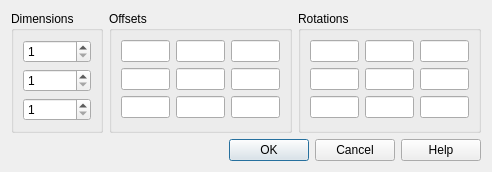
<?xml version="1.0" encoding="UTF-8"?>
<ui version="4.0">
 <class>swArrayDialog</class>
 <widget class="QDialog" name="swArrayDialog">
  <property name="whatsThis">
   <string>&lt;p&gt;&lt;b&gt;Array&lt;/b&gt;&lt;/p&gt;&lt;p&gt;Create repeated copies of the selected pieces using up to three array dimensions. Each row defines a count, an offset, and a rotation increment.&lt;/p&gt;&lt;p&gt;Counts include the original selection. For example, counts of 3, 2, and 1 create five new copies of each selected piece. Set an offset or rotation to keep copies from overlapping.&lt;/p&gt;</string>
  </property>
  <property name="geometry">
   <rect>
    <x>0</x>
    <y>0</y>
    <width>492</width>
    <height>156</height>
   </rect>
  </property>
  <property name="windowTitle">
   <string>Array</string>
  </property>
  <layout class="QVBoxLayout" name="verticalLayout">
   <item>
    <layout class="QHBoxLayout" name="horizontalLayout">
     <item>
      <widget class="QGroupBox" name="groupBox_4">
       <property name="whatsThis">
        <string>&lt;p&gt;&lt;b&gt;Dimensions&lt;/b&gt;&lt;/p&gt;&lt;p&gt;Each row controls one array dimension, with a count from 1 to 1000. The product of the three counts includes the original selection. A count of 1 adds no copies along that dimension.&lt;/p&gt;</string>
       </property>
       <property name="title">
        <string>Dimensions</string>
       </property>
       <layout class="QGridLayout" name="gridLayout_8">
        <item row="0" column="0">
         <layout class="QGridLayout" name="gridLayout_9">
          <item row="2" column="0">
           <widget class="QSpinBox" name="count3">
            <property name="toolTip">
             <string>Number of positions in dimension 3, including the original.</string>
            </property>
            <property name="accessibleName">
             <string>Dimension 3 count</string>
            </property>
            <property name="minimum">
             <number>1</number>
            </property>
            <property name="maximum">
             <number>1000</number>
            </property>
           </widget>
          </item>
          <item row="0" column="0">
           <widget class="QSpinBox" name="count1">
            <property name="toolTip">
             <string>Number of positions in dimension 1, including the original.</string>
            </property>
            <property name="accessibleName">
             <string>Dimension 1 count</string>
            </property>
            <property name="minimum">
             <number>1</number>
            </property>
            <property name="maximum">
             <number>1000</number>
            </property>
           </widget>
          </item>
          <item row="1" column="0">
           <widget class="QSpinBox" name="count2">
            <property name="toolTip">
             <string>Number of positions in dimension 2, including the original.</string>
            </property>
            <property name="accessibleName">
             <string>Dimension 2 count</string>
            </property>
            <property name="minimum">
             <number>1</number>
            </property>
            <property name="maximum">
             <number>1000</number>
            </property>
           </widget>
          </item>
         </layout>
        </item>
       </layout>
      </widget>
     </item>
     <item>
      <widget class="QGroupBox" name="groupBox_5">
       <property name="whatsThis">
        <string>&lt;p&gt;&lt;b&gt;Offsets&lt;/b&gt;&lt;/p&gt;&lt;p&gt;Each row sets the X, Y, and Z displacement per step in the corresponding array dimension. Values use the model axes and LDraw units; 20 units equal one stud width. Negative values reverse the direction.&lt;/p&gt;&lt;p&gt;For a straight row spaced one stud apart along X, use a count greater than 1 and an X offset of 20 in the same row.&lt;/p&gt;</string>
       </property>
       <property name="title">
        <string>Offsets</string>
       </property>
       <layout class="QGridLayout" name="gridLayout_10">
        <item row="0" column="1">
         <widget class="QLineEdit" name="offset1y">
          <property name="toolTip">
           <string>Y offset per step in dimension 1, in LDraw units.</string>
          </property>
          <property name="accessibleName">
           <string>Dimension 1 Y offset</string>
          </property>
         </widget>
        </item>
        <item row="1" column="0">
         <widget class="QLineEdit" name="offset2x">
          <property name="toolTip">
           <string>X offset per step in dimension 2, in LDraw units.</string>
          </property>
          <property name="accessibleName">
           <string>Dimension 2 X offset</string>
          </property>
         </widget>
        </item>
        <item row="0" column="0">
         <widget class="QLineEdit" name="offset1x">
          <property name="toolTip">
           <string>X offset per step in dimension 1, in LDraw units.</string>
          </property>
          <property name="accessibleName">
           <string>Dimension 1 X offset</string>
          </property>
         </widget>
        </item>
        <item row="2" column="0">
         <widget class="QLineEdit" name="offset3x">
          <property name="toolTip">
           <string>X offset per step in dimension 3, in LDraw units.</string>
          </property>
          <property name="accessibleName">
           <string>Dimension 3 X offset</string>
          </property>
         </widget>
        </item>
        <item row="0" column="2">
         <widget class="QLineEdit" name="offset1z">
          <property name="toolTip">
           <string>Z offset per step in dimension 1, in LDraw units.</string>
          </property>
          <property name="accessibleName">
           <string>Dimension 1 Z offset</string>
          </property>
         </widget>
        </item>
        <item row="1" column="1">
         <widget class="QLineEdit" name="offset2y">
          <property name="toolTip">
           <string>Y offset per step in dimension 2, in LDraw units.</string>
          </property>
          <property name="accessibleName">
           <string>Dimension 2 Y offset</string>
          </property>
         </widget>
        </item>
        <item row="2" column="1">
         <widget class="QLineEdit" name="offset3y">
          <property name="toolTip">
           <string>Y offset per step in dimension 3, in LDraw units.</string>
          </property>
          <property name="accessibleName">
           <string>Dimension 3 Y offset</string>
          </property>
         </widget>
        </item>
        <item row="1" column="2">
         <widget class="QLineEdit" name="offset2z">
          <property name="toolTip">
           <string>Z offset per step in dimension 2, in LDraw units.</string>
          </property>
          <property name="accessibleName">
           <string>Dimension 2 Z offset</string>
          </property>
         </widget>
        </item>
        <item row="2" column="2">
         <widget class="QLineEdit" name="offset3z">
          <property name="toolTip">
           <string>Z offset per step in dimension 3, in LDraw units.</string>
          </property>
          <property name="accessibleName">
           <string>Dimension 3 Z offset</string>
          </property>
         </widget>
        </item>
       </layout>
      </widget>
     </item>
     <item>
      <widget class="QGroupBox" name="groupBox_6">
       <property name="whatsThis">
        <string>&lt;p&gt;&lt;b&gt;Rotations&lt;/b&gt;&lt;/p&gt;&lt;p&gt;Each row sets the rotation increment around the X, Y, and Z model axes, in degrees, for its array dimension. Rotations from all three dimensions are added, then applied in X, Y, Z order before the offset.&lt;/p&gt;&lt;p&gt;Copies rotate around the focused piece origin, or the selection center when no piece has focus. Negative values reverse the rotation.&lt;/p&gt;</string>
       </property>
       <property name="title">
        <string>Rotations</string>
       </property>
       <layout class="QGridLayout" name="gridLayout_11">
        <item row="2" column="2">
         <widget class="QLineEdit" name="rotation3z">
          <property name="toolTip">
           <string>Z rotation per step in dimension 3, in degrees.</string>
          </property>
          <property name="accessibleName">
           <string>Dimension 3 Z rotation</string>
          </property>
         </widget>
        </item>
        <item row="2" column="0">
         <widget class="QLineEdit" name="rotation3x">
          <property name="toolTip">
           <string>X rotation per step in dimension 3, in degrees.</string>
          </property>
          <property name="accessibleName">
           <string>Dimension 3 X rotation</string>
          </property>
         </widget>
        </item>
        <item row="0" column="0">
         <widget class="QLineEdit" name="rotation1x">
          <property name="toolTip">
           <string>X rotation per step in dimension 1, in degrees.</string>
          </property>
          <property name="accessibleName">
           <string>Dimension 1 X rotation</string>
          </property>
         </widget>
        </item>
        <item row="1" column="2">
         <widget class="QLineEdit" name="rotation2z">
          <property name="toolTip">
           <string>Z rotation per step in dimension 2, in degrees.</string>
          </property>
          <property name="accessibleName">
           <string>Dimension 2 Z rotation</string>
          </property>
         </widget>
        </item>
        <item row="0" column="2">
         <widget class="QLineEdit" name="rotation1z">
          <property name="toolTip">
           <string>Z rotation per step in dimension 1, in degrees.</string>
          </property>
          <property name="accessibleName">
           <string>Dimension 1 Z rotation</string>
          </property>
         </widget>
        </item>
        <item row="1" column="0">
         <widget class="QLineEdit" name="rotation2x">
          <property name="toolTip">
           <string>X rotation per step in dimension 2, in degrees.</string>
          </property>
          <property name="accessibleName">
           <string>Dimension 2 X rotation</string>
          </property>
         </widget>
        </item>
        <item row="0" column="1">
         <widget class="QLineEdit" name="rotation1y">
          <property name="toolTip">
           <string>Y rotation per step in dimension 1, in degrees.</string>
          </property>
          <property name="accessibleName">
           <string>Dimension 1 Y rotation</string>
          </property>
         </widget>
        </item>
        <item row="1" column="1">
         <widget class="QLineEdit" name="rotation2y">
          <property name="toolTip">
           <string>Y rotation per step in dimension 2, in degrees.</string>
          </property>
          <property name="accessibleName">
           <string>Dimension 2 Y rotation</string>
          </property>
         </widget>
        </item>
        <item row="2" column="1">
         <widget class="QLineEdit" name="rotation3y">
          <property name="toolTip">
           <string>Y rotation per step in dimension 3, in degrees.</string>
          </property>
          <property name="accessibleName">
           <string>Dimension 3 Y rotation</string>
          </property>
         </widget>
        </item>
       </layout>
      </widget>
     </item>
    </layout>
   </item>
   <item>
    <widget class="QDialogButtonBox" name="buttonBox">
     <property name="orientation">
      <enum>Qt::Horizontal</enum>
     </property>
     <property name="standardButtons">
      <set>QDialogButtonBox::Cancel|QDialogButtonBox::Help|QDialogButtonBox::Ok</set>
     </property>
    </widget>
   </item>
  </layout>
 </widget>
 <tabstops>
  <tabstop>count1</tabstop>
  <tabstop>offset1x</tabstop>
  <tabstop>offset1y</tabstop>
  <tabstop>offset1z</tabstop>
  <tabstop>rotation1x</tabstop>
  <tabstop>rotation1y</tabstop>
  <tabstop>rotation1z</tabstop>
  <tabstop>count2</tabstop>
  <tabstop>offset2x</tabstop>
  <tabstop>offset2y</tabstop>
  <tabstop>offset2z</tabstop>
  <tabstop>rotation2x</tabstop>
  <tabstop>rotation2y</tabstop>
  <tabstop>rotation2z</tabstop>
  <tabstop>count3</tabstop>
  <tabstop>offset3x</tabstop>
  <tabstop>offset3y</tabstop>
  <tabstop>offset3z</tabstop>
  <tabstop>rotation3x</tabstop>
  <tabstop>rotation3y</tabstop>
  <tabstop>rotation3z</tabstop>
  <tabstop>buttonBox</tabstop>
 </tabstops>
 <resources/>
 <connections>
  <connection>
   <sender>buttonBox</sender>
   <signal>accepted()</signal>
   <receiver>swArrayDialog</receiver>
   <slot>accept()</slot>
   <hints>
    <hint type="sourcelabel">
     <x>227</x>
     <y>141</y>
    </hint>
    <hint type="destinationlabel">
     <x>157</x>
     <y>158</y>
    </hint>
   </hints>
  </connection>
  <connection>
   <sender>buttonBox</sender>
   <signal>rejected()</signal>
   <receiver>swArrayDialog</receiver>
   <slot>reject()</slot>
   <hints>
    <hint type="sourcelabel">
     <x>295</x>
     <y>147</y>
    </hint>
    <hint type="destinationlabel">
     <x>286</x>
     <y>158</y>
    </hint>
   </hints>
  </connection>
 </connections>
</ui>
